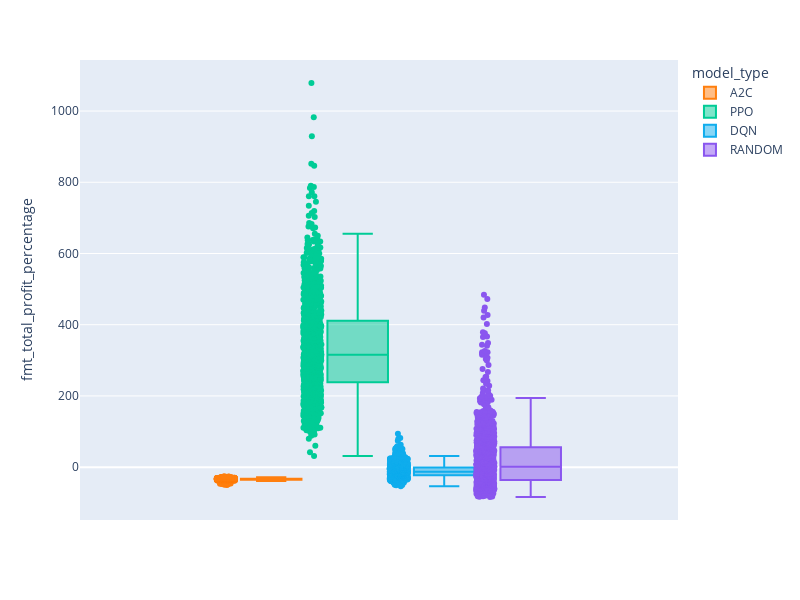

The notebook cell this image was saved under:
### Markdown cell above
#### Plots

### Code cell
fig = px.box(df_simulation_results, y="fmt_total_profit_percentage", color="model_type", points="all", color_discrete_sequence=[ "#FF7F0E", "#00CC96", "#10aded", "#8A56EF"],  width=800, height=600)
fig.show()

### Figure 1 — Plotly figure (JSON) as saved in the notebook; plotly's stock layout.template omitted (floating-point values rounded to 4 significant figures; data arrays with more than 128 entries replaced by an {"elided": "..."} marker saying what was removed)
{"data": [{"alignmentgroup": "True", "boxpoints": "all", "hovertemplate": "model_type=A2C<br>fmt_total_profit_percentage=%{y}<extra></extra>", "legendgroup": "A2C", "marker": {"color": "#FF7F0E"}, "name": "A2C", "notched": false, "offsetgroup": "A2C", "orientation": "v", "showlegend": true, "type": "box", "x0": " ", "xaxis": "x", "y": {"elided": "1000 float values"}, "y0": " ", "yaxis": "y"}, {"alignmentgroup": "True", "boxpoints": "all", "hovertemplate": "model_type=PPO<br>fmt_total_profit_percentage=%{y}<extra></extra>", "legendgroup": "PPO", "marker": {"color": "#00CC96"}, "name": "PPO", "notched": false, "offsetgroup": "PPO", "orientation": "v", "showlegend": true, "type": "box", "x0": " ", "xaxis": "x", "y": {"elided": "1000 float values"}, "y0": " ", "yaxis": "y"}, {"alignmentgroup": "True", "boxpoints": "all", "hovertemplate": "model_type=DQN<br>fmt_total_profit_percentage=%{y}<extra></extra>", "legendgroup": "DQN", "marker": {"color": "#10aded"}, "name": "DQN", "notched": false, "offsetgroup": "DQN", "orientation": "v", "showlegend": true, "type": "box", "x0": " ", "xaxis": "x", "y": {"elided": "1000 float values"}, "y0": " ", "yaxis": "y"}, {"alignmentgroup": "True", "boxpoints": "all", "hovertemplate": "model_type=RANDOM<br>fmt_total_profit_percentage=%{y}<extra></extra>", "legendgroup": "RANDOM", "marker": {"color": "#8A56EF"}, "name": "RANDOM", "notched": false, "offsetgroup": "RANDOM", "orientation": "v", "showlegend": true, "type": "box", "x0": " ", "xaxis": "x", "y": {"elided": "1000 float values"}, "y0": " ", "yaxis": "y"}], "layout": {"boxmode": "group", "height": 600, "legend": {"title": {"text": "model_type"}, "tracegroupgap": 0}, "margin": {"t": 60}, "width": 800, "xaxis": {"anchor": "y", "domain": [0, 1]}, "yaxis": {"anchor": "x", "domain": [0, 1], "title": {"text": "fmt_total_profit_percentage"}}}}
